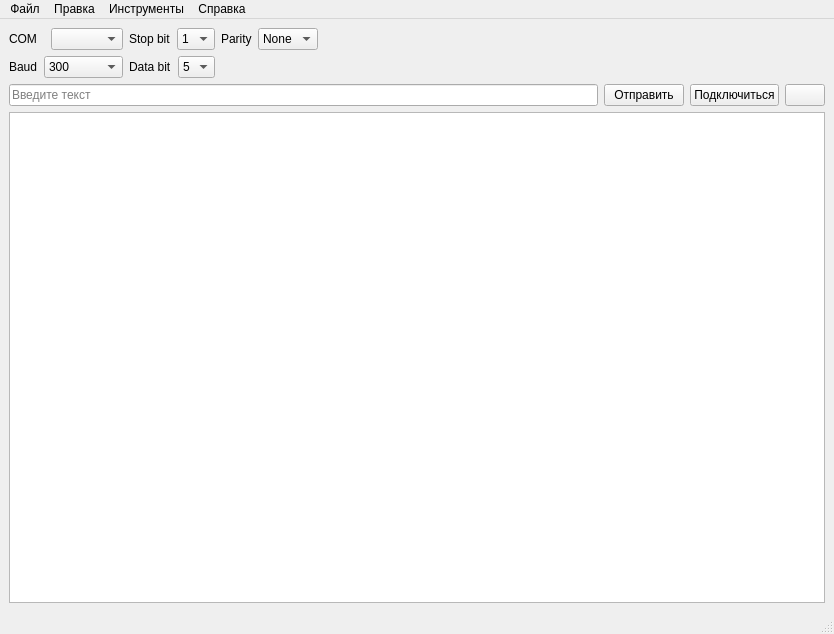
<?xml version="1.0" encoding="UTF-8"?>
<ui version="4.0">
 <class>Window</class>
 <widget class="QMainWindow" name="Window">
  <property name="geometry">
   <rect>
    <x>0</x>
    <y>0</y>
    <width>834</width>
    <height>634</height>
   </rect>
  </property>
  <property name="windowTitle">
   <string>Com Port Monitor</string>
  </property>
  <property name="windowIcon">
   <iconset resource="cpm.qrc">
    <normaloff>:/rc/resources/cpm.ico</normaloff>:/rc/resources/cpm.ico</iconset>
  </property>
  <widget class="QWidget" name="centralwidget">
   <property name="toolTip">
    <string/>
   </property>
   <layout class="QVBoxLayout" name="verticalLayout">
    <item>
     <layout class="QGridLayout" name="gridLayout">
      <item row="0" column="2">
       <layout class="QHBoxLayout" name="horizontalLayout_6">
        <item>
         <widget class="QLabel" name="label_5">
          <property name="text">
           <string>Parity</string>
          </property>
         </widget>
        </item>
        <item>
         <widget class="QComboBox" name="comboBox_Parity">
          <property name="cursor">
           <cursorShape>PointingHandCursor</cursorShape>
          </property>
          <item>
           <property name="text">
            <string>None</string>
           </property>
          </item>
          <item>
           <property name="text">
            <string>Odd</string>
           </property>
          </item>
          <item>
           <property name="text">
            <string>Even</string>
           </property>
          </item>
         </widget>
        </item>
       </layout>
      </item>
      <item row="1" column="0">
       <layout class="QHBoxLayout" name="horizontalLayout_3">
        <item>
         <widget class="QLabel" name="label_2">
          <property name="text">
           <string>Baud</string>
          </property>
         </widget>
        </item>
        <item>
         <widget class="QComboBox" name="comboBox_BaudRate">
          <property name="cursor">
           <cursorShape>PointingHandCursor</cursorShape>
          </property>
          <property name="currentText">
           <string>300</string>
          </property>
          <item>
           <property name="text">
            <string>300</string>
           </property>
          </item>
          <item>
           <property name="text">
            <string>600</string>
           </property>
          </item>
          <item>
           <property name="text">
            <string>750</string>
           </property>
          </item>
          <item>
           <property name="text">
            <string>1200</string>
           </property>
          </item>
          <item>
           <property name="text">
            <string>2400</string>
           </property>
          </item>
          <item>
           <property name="text">
            <string>4800</string>
           </property>
          </item>
          <item>
           <property name="text">
            <string>9600</string>
           </property>
          </item>
          <item>
           <property name="text">
            <string>19200</string>
           </property>
          </item>
          <item>
           <property name="text">
            <string>31250</string>
           </property>
          </item>
          <item>
           <property name="text">
            <string>38400</string>
           </property>
          </item>
          <item>
           <property name="text">
            <string>57600</string>
           </property>
          </item>
          <item>
           <property name="text">
            <string>74880</string>
           </property>
          </item>
          <item>
           <property name="text">
            <string>115200</string>
           </property>
          </item>
          <item>
           <property name="text">
            <string>230400</string>
           </property>
          </item>
          <item>
           <property name="text">
            <string>250000</string>
           </property>
          </item>
          <item>
           <property name="text">
            <string>460800</string>
           </property>
          </item>
          <item>
           <property name="text">
            <string>500000</string>
           </property>
          </item>
          <item>
           <property name="text">
            <string>921600</string>
           </property>
          </item>
          <item>
           <property name="text">
            <string>1000000</string>
           </property>
          </item>
          <item>
           <property name="text">
            <string>2000000</string>
           </property>
          </item>
         </widget>
        </item>
       </layout>
      </item>
      <item row="0" column="0">
       <layout class="QHBoxLayout" name="horizontalLayout_2">
        <item>
         <widget class="QLabel" name="label">
          <property name="text">
           <string>COM</string>
          </property>
         </widget>
        </item>
        <item>
         <widget class="QComboBox" name="comboBox_ComPort">
          <property name="cursor">
           <cursorShape>PointingHandCursor</cursorShape>
          </property>
         </widget>
        </item>
       </layout>
      </item>
      <item row="0" column="1">
       <layout class="QHBoxLayout" name="horizontalLayout_4">
        <item>
         <widget class="QLabel" name="label_3">
          <property name="text">
           <string>Stop bit</string>
          </property>
         </widget>
        </item>
        <item>
         <widget class="QComboBox" name="comboBox_StopBit">
          <property name="cursor">
           <cursorShape>PointingHandCursor</cursorShape>
          </property>
          <item>
           <property name="text">
            <string>1</string>
           </property>
          </item>
          <item>
           <property name="text">
            <string>2</string>
           </property>
          </item>
         </widget>
        </item>
       </layout>
      </item>
      <item row="1" column="1">
       <layout class="QHBoxLayout" name="horizontalLayout_5">
        <item>
         <widget class="QLabel" name="label_4">
          <property name="text">
           <string>Data bit</string>
          </property>
         </widget>
        </item>
        <item>
         <widget class="QComboBox" name="comboBox_DataBit">
          <property name="cursor">
           <cursorShape>PointingHandCursor</cursorShape>
          </property>
          <property name="currentText">
           <string>5</string>
          </property>
          <item>
           <property name="text">
            <string>5</string>
           </property>
          </item>
          <item>
           <property name="text">
            <string>6</string>
           </property>
          </item>
          <item>
           <property name="text">
            <string>7</string>
           </property>
          </item>
          <item>
           <property name="text">
            <string>8</string>
           </property>
          </item>
         </widget>
        </item>
       </layout>
      </item>
      <item row="0" column="3">
       <spacer name="horizontalSpacer">
        <property name="orientation">
         <enum>Qt::Orientation::Horizontal</enum>
        </property>
        <property name="sizeHint" stdset="0">
         <size>
          <width>40</width>
          <height>20</height>
         </size>
        </property>
       </spacer>
      </item>
     </layout>
    </item>
    <item>
     <layout class="QHBoxLayout" name="horizontalLayout">
      <item>
       <widget class="QLineEdit" name="lineEdit_Command">
        <property name="mouseTracking">
         <bool>true</bool>
        </property>
        <property name="styleSheet">
         <string notr="true"/>
        </property>
        <property name="inputMethodHints">
         <set>Qt::InputMethodHint::ImhNone</set>
        </property>
        <property name="text">
         <string/>
        </property>
        <property name="placeholderText">
         <string>Введите текст</string>
        </property>
        <property name="clearButtonEnabled">
         <bool>true</bool>
        </property>
       </widget>
      </item>
      <item>
       <widget class="QPushButton" name="btn_SendCommand">
        <property name="cursor">
         <cursorShape>PointingHandCursor</cursorShape>
        </property>
        <property name="text">
         <string>Отправить</string>
        </property>
        <property name="icon">
         <iconset theme="QIcon::ThemeIcon::DocumentSend"/>
        </property>
        <property name="shortcut">
         <string>Ctrl+O</string>
        </property>
       </widget>
      </item>
      <item>
       <widget class="QPushButton" name="btn_Connect">
        <property name="sizePolicy">
         <sizepolicy hsizetype="Minimum" vsizetype="Fixed">
          <horstretch>0</horstretch>
          <verstretch>0</verstretch>
         </sizepolicy>
        </property>
        <property name="cursor">
         <cursorShape>PointingHandCursor</cursorShape>
        </property>
        <property name="text">
         <string>Подключиться</string>
        </property>
        <property name="icon">
         <iconset theme="QIcon::ThemeIcon::InsertLink"/>
        </property>
        <property name="shortcut">
         <string>Ctrl+Q</string>
        </property>
       </widget>
      </item>
      <item>
       <widget class="QPushButton" name="btn_Clear">
        <property name="text">
         <string/>
        </property>
        <property name="icon">
         <iconset theme="QIcon::ThemeIcon::EditDelete"/>
        </property>
       </widget>
      </item>
     </layout>
    </item>
    <item>
     <widget class="QTextEdit" name="textEdit">
      <property name="readOnly">
       <bool>true</bool>
      </property>
      <property name="html">
       <string>&lt;!DOCTYPE HTML PUBLIC &quot;-//W3C//DTD HTML 4.0//EN&quot; &quot;http://www.w3.org/TR/REC-html40/strict.dtd&quot;&gt;
&lt;html&gt;&lt;head&gt;&lt;meta name=&quot;qrichtext&quot; content=&quot;1&quot; /&gt;&lt;meta charset=&quot;utf-8&quot; /&gt;&lt;style type=&quot;text/css&quot;&gt;
p, li { white-space: pre-wrap; }
hr { height: 1px; border-width: 0; }
li.unchecked::marker { content: &quot;\2610&quot;; }
li.checked::marker { content: &quot;\2612&quot;; }
&lt;/style&gt;&lt;/head&gt;&lt;body style=&quot; font-family:'Segoe UI'; font-size:9pt; font-weight:400; font-style:normal;&quot;&gt;
&lt;p style=&quot;-qt-paragraph-type:empty; margin-top:0px; margin-bottom:0px; margin-left:0px; margin-right:0px; -qt-block-indent:0; text-indent:0px;&quot;&gt;&lt;br /&gt;&lt;/p&gt;&lt;/body&gt;&lt;/html&gt;</string>
      </property>
     </widget>
    </item>
   </layout>
  </widget>
  <widget class="QMenuBar" name="menubar">
   <property name="geometry">
    <rect>
     <x>0</x>
     <y>0</y>
     <width>834</width>
     <height>21</height>
    </rect>
   </property>
   <widget class="QMenu" name="menu">
    <property name="title">
     <string>Файл</string>
    </property>
    <addaction name="menuBar_Save"/>
    <addaction name="menuBar_SaveAs"/>
    <addaction name="menuBar_Print"/>
    <addaction name="menuBar_Settings"/>
    <addaction name="separator"/>
    <addaction name="menuBar_Exit"/>
   </widget>
   <widget class="QMenu" name="menu_2">
    <property name="title">
     <string>Инструменты</string>
    </property>
    <addaction name="menuBar_connect"/>
    <addaction name="menuBar_UpdatePorts"/>
    <addaction name="separator"/>
    <addaction name="menuBar_Connect"/>
    <addaction name="menuBar_BaudRate"/>
   </widget>
   <widget class="QMenu" name="menu_3">
    <property name="title">
     <string>Справка</string>
    </property>
    <addaction name="menuBar_GitHub"/>
    <addaction name="menuBar_Docs"/>
    <addaction name="menuBar_AboutPro"/>
   </widget>
   <widget class="QMenu" name="menu_4">
    <property name="title">
     <string>Правка</string>
    </property>
    <addaction name="menuBar_Undo"/>
    <addaction name="menuBar_Redo"/>
    <addaction name="separator"/>
    <addaction name="menuBar_Find"/>
   </widget>
   <addaction name="menu"/>
   <addaction name="menu_4"/>
   <addaction name="menu_2"/>
   <addaction name="menu_3"/>
  </widget>
  <widget class="QStatusBar" name="statusBar">
   <property name="statusTip">
    <string/>
   </property>
  </widget>
  <action name="menuBar_Save">
   <property name="icon">
    <iconset theme="QIcon::ThemeIcon::DocumentSave"/>
   </property>
   <property name="text">
    <string>Сохранить</string>
   </property>
   <property name="shortcut">
    <string>Ctrl+S</string>
   </property>
  </action>
  <action name="menuBar_Print">
   <property name="icon">
    <iconset theme="QIcon::ThemeIcon::DocumentPrint"/>
   </property>
   <property name="text">
    <string>Печать</string>
   </property>
   <property name="shortcut">
    <string>Ctrl+P</string>
   </property>
  </action>
  <action name="menuBar_Settings">
   <property name="text">
    <string>Настройки</string>
   </property>
  </action>
  <action name="menuBar_Exit">
   <property name="icon">
    <iconset theme="QIcon::ThemeIcon::SystemLogOut"/>
   </property>
   <property name="text">
    <string>Выход</string>
   </property>
   <property name="shortcut">
    <string>Ctrl+Q</string>
   </property>
  </action>
  <action name="menuBar_connect">
   <property name="icon">
    <iconset theme="QIcon::ThemeIcon::InsertLink"/>
   </property>
   <property name="text">
    <string>Подключиться</string>
   </property>
   <property name="shortcut">
    <string>Ctrl+Q</string>
   </property>
  </action>
  <action name="menuBar_UpdatePorts">
   <property name="text">
    <string>Обновить</string>
   </property>
  </action>
  <action name="menuBar_Connect">
   <property name="text">
    <string>COM</string>
   </property>
  </action>
  <action name="menuBar_BaudRate">
   <property name="text">
    <string>Бод</string>
   </property>
  </action>
  <action name="menuBar_GitHub">
   <property name="text">
    <string>GitHub</string>
   </property>
  </action>
  <action name="menuBar_Docs">
   <property name="icon">
    <iconset theme="QIcon::ThemeIcon::HelpFaq"/>
   </property>
   <property name="text">
    <string>Документация</string>
   </property>
  </action>
  <action name="menuBar_AboutPro">
   <property name="icon">
    <iconset theme="QIcon::ThemeIcon::HelpAbout"/>
   </property>
   <property name="text">
    <string>О програме</string>
   </property>
  </action>
  <action name="menuBar_Find">
   <property name="icon">
    <iconset theme="QIcon::ThemeIcon::EditFind"/>
   </property>
   <property name="text">
    <string>Найти</string>
   </property>
   <property name="shortcut">
    <string>Ctrl+F</string>
   </property>
  </action>
  <action name="menuBar_SaveAs">
   <property name="icon">
    <iconset theme="QIcon::ThemeIcon::DocumentSaveAs"/>
   </property>
   <property name="text">
    <string>Сохранить как</string>
   </property>
   <property name="shortcut">
    <string>Ctrl+Shift+S</string>
   </property>
  </action>
  <action name="menuBar_Undo">
   <property name="icon">
    <iconset theme="QIcon::ThemeIcon::EditUndo"/>
   </property>
   <property name="text">
    <string>Отменить</string>
   </property>
   <property name="shortcut">
    <string>Ctrl+Z</string>
   </property>
  </action>
  <action name="menuBar_Redo">
   <property name="icon">
    <iconset theme="QIcon::ThemeIcon::EditRedo"/>
   </property>
   <property name="text">
    <string>Повторить</string>
   </property>
   <property name="shortcut">
    <string>Ctrl+Y</string>
   </property>
  </action>
 </widget>
 <resources>
  <include location="cpm.qrc"/>
 </resources>
 <connections/>
</ui>
